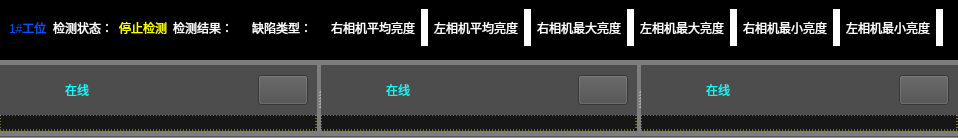
           <widget class="QWidget" name="widget_3" native="true">
            <property name="sizePolicy">
             <sizepolicy hsizetype="Expanding" vsizetype="Expanding">
              <horstretch>0</horstretch>
              <verstretch>0</verstretch>
             </sizepolicy>
            </property>
            <property name="styleSheet">
             <string>background-color: rgb(126, 126, 126);
</string>
            </property>
            <layout class="QGridLayout" name="gridLayout_3">
             <property name="leftMargin">
              <number>0</number>
             </property>
             <property name="topMargin">
              <number>0</number>
             </property>
             <property name="rightMargin">
              <number>0</number>
             </property>
             <property name="bottomMargin">
              <number>0</number>
             </property>
             <property name="horizontalSpacing">
              <number>0</number>
             </property>
             <property name="verticalSpacing">
              <number>5</number>
             </property>
             <item row="2" column="0">
              <widget class="Line" name="line_6">
               <property name="sizePolicy">
                <sizepolicy hsizetype="Expanding" vsizetype="Fixed">
                 <horstretch>0</horstretch>
                 <verstretch>0</verstretch>
                </sizepolicy>
               </property>
               <property name="maximumSize">
                <size>
                 <width>16777215</width>
                 <height>2</height>
                </size>
               </property>
               <property name="orientation">
                <enum>Qt::Horizontal</enum>
               </property>
              </widget>
             </item>
             <item row="0" column="0">
              <widget class="QWidget" name="widget_11" native="true">
               <property name="sizePolicy">
                <sizepolicy hsizetype="Expanding" vsizetype="Expanding">
                 <horstretch>0</horstretch>
                 <verstretch>0</verstretch>
                </sizepolicy>
               </property>
               <property name="minimumSize">
                <size>
                 <width>80</width>
                 <height>60</height>
                </size>
               </property>
               <property name="maximumSize">
                <size>
                 <width>16777215</width>
                 <height>60</height>
                </size>
               </property>
               <property name="styleSheet">
                <string notr="true">background-color: rgb(0, 0, 0);</string>
               </property>
               <layout class="QHBoxLayout" name="horizontalLayout_12">
                <property name="spacing">
                 <number>0</number>
                </property>
                <property name="leftMargin">
                 <number>0</number>
                </property>
                <property name="topMargin">
                 <number>0</number>
                </property>
                <property name="rightMargin">
                 <number>0</number>
                </property>
                <property name="bottomMargin">
                 <number>5</number>
                </property>
                <item>
                 <widget class="QWidget" name="widget_12" native="true">
                  <property name="sizePolicy">
                   <sizepolicy hsizetype="Expanding" vsizetype="Preferred">
                    <horstretch>0</horstretch>
                    <verstretch>0</verstretch>
                   </sizepolicy>
                  </property>
                  <property name="styleSheet">
                   <string notr="true">background-color: rgba(255, 255, 255, 0);</string>
                  </property>
                  <layout class="QHBoxLayout" name="horizontalLayout_6">
                   <item>
                    <widget class="QLabel" name="label_25">
                     <property name="maximumSize">
                      <size>
                       <width>100</width>
                       <height>16777215</height>
                      </size>
                     </property>
                     <property name="styleSheet">
                      <string notr="true">font: 75 14pt &quot;黑体&quot;;
color: rgb(0, 85, 255);</string>
                     </property>
                     <property name="text">
                      <string>1#工位</string>
                     </property>
                    </widget>
                   </item>
                   <item>
                    <widget class="QLabel" name="label_7">
                     <property name="maximumSize">
                      <size>
                       <width>100</width>
                       <height>16777215</height>
                      </size>
                     </property>
                     <property name="styleSheet">
                      <string notr="true">font: 75 14pt &quot;黑体&quot;;
color: rgb(255, 255, 255);</string>
                     </property>
                     <property name="text">
                      <string>检测状态：</string>
                     </property>
                    </widget>
                   </item>
                   <item>
                    <widget class="QLabel" name="label_9">
                     <property name="styleSheet">
                      <string notr="true">font: 75 14pt &quot;黑体&quot;;
color: rgb(255, 255, 0);</string>
                     </property>
                     <property name="text">
                      <string>停止检测</string>
                     </property>
                    </widget>
                   </item>
                   <item>
                    <widget class="QLabel" name="label_8">
                     <property name="styleSheet">
                      <string notr="true">font: 75 14pt &quot;黑体&quot;;
background-color: rgba(255, 255, 255, 0);
color: rgb(255, 255, 255);</string>
                     </property>
                     <property name="text">
                      <string>检测结果：</string>
                     </property>
                    </widget>
                   </item>
                   <item>
                    <widget class="QLabel" name="label_10">
                     <property name="styleSheet">
                      <string notr="true">font: 75 14pt &quot;黑体&quot;;
color: rgb(85, 255, 0);</string>
                     </property>
                     <property name="text">
                      <string/>
                     </property>
                    </widget>
                   </item>
                   <item>
                    <widget class="QLabel" name="label_75">
                     <property name="styleSheet">
                      <string notr="true">color: rgb(255, 255, 255);
font: 75 14pt &quot;黑体&quot;;</string>
                     </property>
                     <property name="text">
                      <string>缺陷类型：</string>
                     </property>
                    </widget>
                   </item>
                   <item>
                    <widget class="QLabel" name="label_14">
                     <property name="styleSheet">
                      <string notr="true">color: rgb(255, 255, 255);
font: 75 14pt &quot;黑体&quot;;</string>
                     </property>
                     <property name="text">
                      <string/>
                     </property>
                    </widget>
                   </item>
                   <item>
                    <widget class="QLabel" name="label_77">
                     <property name="styleSheet">
                      <string notr="true">color: rgb(255, 255, 255);
font: 50 9pt &quot;黑体&quot;;</string>
                     </property>
                     <property name="text">
                      <string>右相机平均亮度</string>
                     </property>
                    </widget>
                   </item>
                   <item>
                    <widget class="QLabel" name="label_15">
                     <property name="styleSheet">
                      <string notr="true">background-color: rgb(255, 255, 255);
color: rgb(0, 0, 0);
font: 50 11pt &quot;黑体&quot;;</string>
                     </property>
                     <property name="text">
                      <string/>
                     </property>
                    </widget>
                   </item>
                   <item>
                    <widget class="QLabel" name="label_76">
                     <property name="styleSheet">
                      <string notr="true">color: rgb(255, 255, 255);
font: 50 9pt &quot;黑体&quot;;</string>
                     </property>
                     <property name="text">
                      <string>左相机平均亮度</string>
                     </property>
                    </widget>
                   </item>
                   <item>
                    <widget class="QLabel" name="label_86">
                     <property name="styleSheet">
                      <string notr="true">background-color: rgb(255, 255, 255);
color: rgb(0, 0, 0);
font: 50 11pt &quot;黑体&quot;;</string>
                     </property>
                     <property name="text">
                      <string/>
                     </property>
                    </widget>
                   </item>
                   <item>
                    <widget class="QLabel" name="label_79">
                     <property name="styleSheet">
                      <string notr="true">color: rgb(255, 255, 255);
font: 50 9pt &quot;黑体&quot;;</string>
                     </property>
                     <property name="text">
                      <string>右相机最大亮度</string>
                     </property>
                    </widget>
                   </item>
                   <item>
                    <widget class="QLabel" name="label_82">
                     <property name="styleSheet">
                      <string notr="true">background-color: rgb(255, 255, 255);
color: rgb(0, 0, 0);
font: 50 11pt &quot;黑体&quot;;</string>
                     </property>
                     <property name="text">
                      <string/>
                     </property>
                    </widget>
                   </item>
                   <item>
                    <widget class="QLabel" name="label_78">
                     <property name="styleSheet">
                      <string notr="true">color: rgb(255, 255, 255);
font: 50 9pt &quot;黑体&quot;;</string>
                     </property>
                     <property name="text">
                      <string>左相机最大亮度</string>
                     </property>
                    </widget>
                   </item>
                   <item>
                    <widget class="QLabel" name="label_83">
                     <property name="styleSheet">
                      <string notr="true">background-color: rgb(255, 255, 255);
color: rgb(0, 0, 0);
font: 50 11pt &quot;黑体&quot;;</string>
                     </property>
                     <property name="text">
                      <string/>
                     </property>
                    </widget>
                   </item>
                   <item>
                    <widget class="QLabel" name="label_81">
                     <property name="styleSheet">
                      <string notr="true">color: rgb(255, 255, 255);
font: 50 9pt &quot;黑体&quot;;</string>
                     </property>
                     <property name="text">
                      <string>右相机最小亮度</string>
                     </property>
                    </widget>
                   </item>
                   <item>
                    <widget class="QLabel" name="label_84">
                     <property name="styleSheet">
                      <string notr="true">background-color: rgb(255, 255, 255);
color: rgb(0, 0, 0);
font: 50 11pt &quot;黑体&quot;;</string>
                     </property>
                     <property name="text">
                      <string/>
                     </property>
                    </widget>
                   </item>
                   <item>
                    <widget class="QLabel" name="label_80">
                     <property name="styleSheet">
                      <string notr="true">color: rgb(255, 255, 255);
font: 50 9pt &quot;黑体&quot;;</string>
                     </property>
                     <property name="text">
                      <string>左相机最小亮度</string>
                     </property>
                    </widget>
                   </item>
                   <item>
                    <widget class="QLabel" name="label_85">
                     <property name="styleSheet">
                      <string notr="true">background-color: rgb(255, 255, 255);
color: rgb(0, 0, 0);
font: 50 11pt &quot;黑体&quot;;</string>
                     </property>
                     <property name="text">
                      <string/>
                     </property>
                    </widget>
                   </item>
                  </layout>
                 </widget>
                </item>
                <item>
                 <widget class="Line" name="line">
                  <property name="orientation">
                   <enum>Qt::Vertical</enum>
                  </property>
                 </widget>
                </item>
                <item>
                 <widget class="Line" name="line_2">
                  <property name="orientation">
                   <enum>Qt::Vertical</enum>
                  </property>
                 </widget>
                </item>
               </layout>
              </widget>
             </item>
             <item row="1" column="0">
              <widget class="QSplitter" name="splitter_3">
               <property name="orientation">
                <enum>Qt::Horizontal</enum>
               </property>
               <widget class="QWidget" name="widget_5" native="true">
                <property name="sizePolicy">
                 <sizepolicy hsizetype="Expanding" vsizetype="Expanding">
                  <horstretch>0</horstretch>
                  <verstretch>0</verstretch>
                 </sizepolicy>
                </property>
                <property name="styleSheet">
                 <string notr="true">background-color: rgb(172, 172, 172);</string>
                </property>
                <layout class="QVBoxLayout" name="verticalLayout_4">
                 <property name="spacing">
                  <number>0</number>
                 </property>
                 <property name="leftMargin">
                  <number>0</number>
                 </property>
                 <property name="topMargin">
                  <number>0</number>
                 </property>
                 <property name="rightMargin">
                  <number>0</number>
                 </property>
                 <property name="bottomMargin">
                  <number>0</number>
                 </property>
                 <item>
                  <widget class="QWidget" name="widget_6" native="true">
                   <property name="sizePolicy">
                    <sizepolicy hsizetype="Preferred" vsizetype="Expanding">
                     <horstretch>0</horstretch>
                     <verstretch>0</verstretch>
                    </sizepolicy>
                   </property>
                   <property name="minimumSize">
                    <size>
                     <width>0</width>
                     <height>50</height>
                    </size>
                   </property>
                   <property name="maximumSize">
                    <size>
                     <width>16777215</width>
                     <height>50</height>
                    </size>
                   </property>
                   <property name="styleSheet">
                    <string notr="true">background-color: rgb(77, 77, 77);</string>
                   </property>
                   <layout class="QHBoxLayout" name="horizontalLayout">
                    <item>
                     <widget class="QLabel" name="label_59">
                      <property name="maximumSize">
                       <size>
                        <width>50</width>
                        <height>16777215</height>
                       </size>
                      </property>
                      <property name="styleSheet">
                       <string notr="true">image: url(:/resourse/image3.png);</string>
                      </property>
                      <property name="text">
                       <string/>
                      </property>
                     </widget>
                    </item>
                    <item>
                     <widget class="QLabel" name="label_11">
                      <property name="styleSheet">
                       <string notr="true">color: rgb(0, 255, 255);
font: 12pt &quot;Agency FB&quot;;</string>
                      </property>
                      <property name="text">
                       <string>在线</string>
                      </property>
                     </widget>
                    </item>
                    <item>
                     <widget class="QPushButton" name="pushButton">
                      <property name="minimumSize">
                       <size>
                        <width>0</width>
                        <height>30</height>
                       </size>
                      </property>
                      <property name="maximumSize">
                       <size>
                        <width>50</width>
                        <height>16777215</height>
                       </size>
                      </property>
                      <property name="styleSheet">
                       <string notr="true">background-color: rgb(77, 77, 77);
image: url(:/resourse/image2.png);
font:11pt &quot;黑体&quot;;</string>
                      </property>
                      <property name="text">
                       <string/>
                      </property>
                     </widget>
                    </item>
                   </layout>
                  </widget>
                 </item>
                 <item>
                  <widget class="QLabel" name="label">
                   <property name="sizePolicy">
                    <sizepolicy hsizetype="Minimum" vsizetype="Expanding">
                     <horstretch>0</horstretch>
                     <verstretch>0</verstretch>
                    </sizepolicy>
                   </property>
                   <property name="styleSheet">
                    <string notr="true">background-color: rgb(22, 22, 22);
 border-color: rgb(217, 217, 22);
            border-width: 1.4px;
            border-style: dashed;

</string>
                   </property>
                   <property name="text">
                    <string/>
                   </property>
                  </widget>
                 </item>
                </layout>
               </widget>
               <widget class="QWidget" name="widget_7" native="true">
                <property name="sizePolicy">
                 <sizepolicy hsizetype="Expanding" vsizetype="Expanding">
                  <horstretch>0</horstretch>
                  <verstretch>0</verstretch>
                 </sizepolicy>
                </property>
                <property name="styleSheet">
                 <string notr="true">background-color: rgb(172, 172, 172);</string>
                </property>
                <layout class="QVBoxLayout" name="verticalLayout_5">
                 <property name="spacing">
                  <number>0</number>
                 </property>
                 <property name="leftMargin">
                  <number>0</number>
                 </property>
                 <property name="topMargin">
                  <number>0</number>
                 </property>
                 <property name="rightMargin">
                  <number>0</number>
                 </property>
                 <property name="bottomMargin">
                  <number>0</number>
                 </property>
                 <item>
                  <widget class="QWidget" name="widget_8" native="true">
                   <property name="sizePolicy">
                    <sizepolicy hsizetype="Preferred" vsizetype="Expanding">
                     <horstretch>0</horstretch>
                     <verstretch>0</verstretch>
                    </sizepolicy>
                   </property>
                   <property name="minimumSize">
                    <size>
                     <width>0</width>
                     <height>50</height>
                    </size>
                   </property>
                   <property name="maximumSize">
                    <size>
                     <width>16777215</width>
                     <height>50</height>
                    </size>
                   </property>
                   <property name="styleSheet">
                    <string notr="true">background-color: rgb(77, 77, 77);</string>
                   </property>
                   <layout class="QHBoxLayout" name="horizontalLayout_3">
                    <item>
                     <widget class="QLabel" name="label_60">
                      <property name="maximumSize">
                       <size>
                        <width>50</width>
                        <height>16777215</height>
                       </size>
                      </property>
                      <property name="styleSheet">
                       <string notr="true">image: url(:/resourse/image3.png);</string>
                      </property>
                      <property name="text">
                       <string/>
                      </property>
                     </widget>
                    </item>
                    <item>
                     <widget class="QLabel" name="label_12">
                      <property name="styleSheet">
                       <string notr="true">color: rgb(0, 255, 255);
font: 12pt &quot;Agency FB&quot;;</string>
                      </property>
                      <property name="text">
                       <string>在线</string>
                      </property>
                     </widget>
                    </item>
                    <item>
                     <widget class="QPushButton" name="pushButton_2">
                      <property name="minimumSize">
                       <size>
                        <width>0</width>
                        <height>30</height>
                       </size>
                      </property>
                      <property name="maximumSize">
                       <size>
                        <width>50</width>
                        <height>16777215</height>
                       </size>
                      </property>
                      <property name="styleSheet">
                       <string notr="true">background-color: rgb(77, 77, 77);
font:11pt &quot;黑体&quot;;
image:url(:/resourse/image2.png);</string>
                      </property>
                      <property name="text">
                       <string/>
                      </property>
                     </widget>
                    </item>
                   </layout>
                  </widget>
                 </item>
                 <item>
                  <widget class="QLabel" name="label_2">
                   <property name="sizePolicy">
                    <sizepolicy hsizetype="Minimum" vsizetype="Expanding">
                     <horstretch>0</horstretch>
                     <verstretch>0</verstretch>
                    </sizepolicy>
                   </property>
                   <property name="styleSheet">
                    <string notr="true">background-color: rgb(22, 22, 22);
 border-color: rgb(217, 217, 22);
            border-width: 1.4px;
            border-style: dashed;

</string>
                   </property>
                   <property name="text">
                    <string/>
                   </property>
                  </widget>
                 </item>
                </layout>
               </widget>
               <widget class="QWidget" name="widget_9" native="true">
                <property name="sizePolicy">
                 <sizepolicy hsizetype="Expanding" vsizetype="Expanding">
                  <horstretch>0</horstretch>
                  <verstretch>0</verstretch>
                 </sizepolicy>
                </property>
                <property name="styleSheet">
                 <string notr="true">background-color: rgb(172, 172, 172);</string>
                </property>
                <layout class="QVBoxLayout" name="verticalLayout_6">
                 <property name="spacing">
                  <number>0</number>
                 </property>
                 <property name="leftMargin">
                  <number>0</number>
                 </property>
                 <property name="topMargin">
                  <number>0</number>
                 </property>
                 <property name="rightMargin">
                  <number>0</number>
                 </property>
                 <property name="bottomMargin">
                  <number>0</number>
                 </property>
                 <item>
                  <widget class="QWidget" name="widget_10" native="true">
                   <property name="sizePolicy">
                    <sizepolicy hsizetype="Preferred" vsizetype="Expanding">
                     <horstretch>0</horstretch>
                     <verstretch>0</verstretch>
                    </sizepolicy>
                   </property>
                   <property name="minimumSize">
                    <size>
                     <width>0</width>
                     <height>50</height>
                    </size>
                   </property>
                   <property name="maximumSize">
                    <size>
                     <width>16777215</width>
                     <height>50</height>
                    </size>
                   </property>
                   <property name="styleSheet">
                    <string notr="true">background-color: rgb(77, 77, 77);</string>
                   </property>
                   <layout class="QHBoxLayout" name="horizontalLayout_4">
                    <item>
                     <widget class="QLabel" name="label_61">
                      <property name="maximumSize">
                       <size>
                        <width>50</width>
                        <height>16777215</height>
                       </size>
                      </property>
                      <property name="styleSheet">
                       <string notr="true">image: url(:/resourse/image3.png);</string>
                      </property>
                      <property name="text">
                       <string/>
                      </property>
                     </widget>
                    </item>
                    <item>
                     <widget class="QLabel" name="label_13">
                      <property name="styleSheet">
                       <string notr="true">color: rgb(0, 255, 255);
font: 12pt &quot;Agency FB&quot;;</string>
                      </property>
                      <property name="text">
                       <string>在线</string>
                      </property>
                     </widget>
                    </item>
                    <item>
                     <widget class="QPushButton" name="pushButton_3">
                      <property name="minimumSize">
                       <size>
                        <width>0</width>
                        <height>30</height>
                       </size>
                      </property>
                      <property name="maximumSize">
                       <size>
                        <width>50</width>
                        <height>16777215</height>
                       </size>
                      </property>
                      <property name="styleSheet">
                       <string notr="true">background-color: rgb(77, 77, 77);
image: url(:/resourse/image2.png);
font:11pt &quot;黑体&quot;;</string>
                      </property>
                      <property name="text">
                       <string/>
                      </property>
                     </widget>
                    </item>
                   </layout>
                  </widget>
                 </item>
                 <item>
                  <widget class="QLabel" name="label_3">
                   <property name="sizePolicy">
                    <sizepolicy hsizetype="Minimum" vsizetype="Expanding">
                     <horstretch>0</horstretch>
                     <verstretch>0</verstretch>
                    </sizepolicy>
                   </property>
                   <property name="styleSheet">
                    <string notr="true">background-color: rgb(22, 22, 22);
 border-color: rgb(217, 217, 22);
            border-width: 1.4px;
            border-style: dashed;


;</string>
                   </property>
                   <property name="text">
                    <string/>
                   </property>
                  </widget>
                 </item>
                </layout>
               </widget>
              </widget>
             </item>
            </layout>
           </widget>
